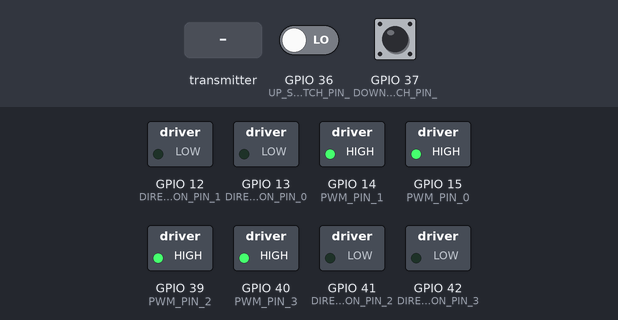
A sketch run on a simulated ESP32. Shown: switched loads named in the sketch (green lamp = pin HIGH). The test bench sets the inputs (shaded band); at power-on: GPIO 37 (DOWN_SWITCH_PIN_) LOW, GPIO 36 (UP_SWITCH_PIN_) LOW.

Above: at 1.2 s.
1.3 s: GPIO 37 (DOWN_SWITCH_PIN_) pulled HIGH for 3.2 s
At 3.9 s:
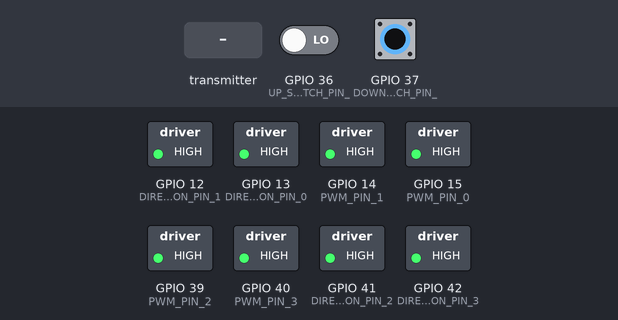
6.0 s: the transmitter starts sending id = 0
9.0 s: GPIO 37 (DOWN_SWITCH_PIN_) pulled HIGH for 3.2 s
At 11.72 s:
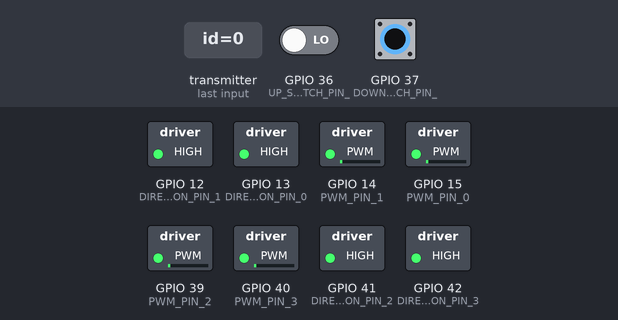
13.7 s: GPIO 36 (UP_SWITCH_PIN_) driven HIGH and GPIO 37 (DOWN_SWITCH_PIN_) driven HIGH
At 16.5 s:
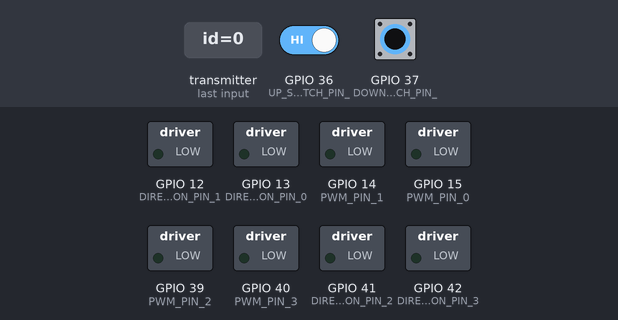
16.7 s: GPIO 36 (UP_SWITCH_PIN_) driven LOW
At 17.82 s:
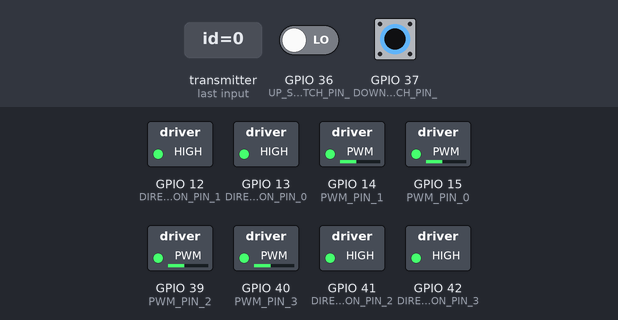
19.7 s: GPIO 37 (DOWN_SWITCH_PIN_) driven LOW
At 21.98 s:
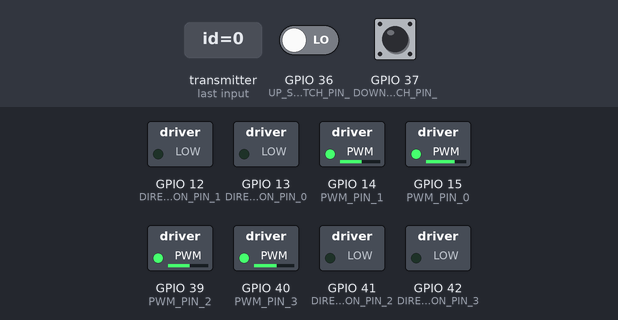
Timing chart, 0 to 23.6 s (numbered marks = the images above; inputs shaded):
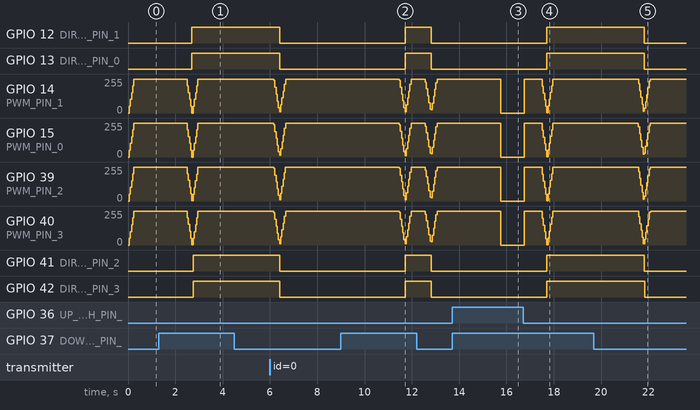

The sketch:

elevate.ino
```cpp
/**
 * @file elevate.ino
 *
 * @brief main code for running elevate system
 *
 * @author Jonathan Lee
 * Contact: jonlee27@seas.upenn.edu
 */
#include <WiFi.h>
#include <esp_now.h>
#include "src/elevate_constants.h"
#include "src/elevate_module.h"
#include "src/button_panel.h"
#include "src/elevate_system.h"

/**
 * Struct for messages from encoder minion
 *
 * id:                         minion ID
 * height:                     module height
 * lower_limit_switch_pressed: whether or not the lower limit switch is pressed
 * upper_limit_switch_pressed: whether or not the upper limit switch is pressed
 */
struct MinionMessage {
  unsigned int id;
  int height;
  bool lower_limit_switch_pressed;
  bool upper_limit_switch_pressed;
};
MinionMessage message;

ElevateModule module_0 = ElevateModule(
  PWM_PIN_0,
  PWM_CHANNEL_0,
  DIRECTION_PIN_0
);
ElevateModule module_1 = ElevateModule(
  PWM_PIN_1,
  PWM_CHANNEL_1,
  DIRECTION_PIN_1
);
ElevateModule module_2 = ElevateModule(
  PWM_PIN_2,
  PWM_CHANNEL_2,
  DIRECTION_PIN_2
);
ElevateModule module_3 = ElevateModule(
  PWM_PIN_3,
  PWM_CHANNEL_3,
  DIRECTION_PIN_3
);

int const NUMBER_OF_MODULES = 4;

ElevateModule modules[NUMBER_OF_MODULES] = {
  module_0,
  module_1,
  module_2,
  module_3
};

ButtonPanel button_panel = ButtonPanel(UP_SWITCH_PIN_, DOWN_SWITCH_PIN_);

ElevateSystem elevate = ElevateSystem(modules, NUMBER_OF_MODULES, &button_panel);

portMUX_TYPE mux = portMUX_INITIALIZER_UNLOCKED;

/**
 * Callback when data is received from minion
 */
void receive_callback(const uint8_t* mac_address, const uint8_t* data, int len) {
  portENTER_CRITICAL_ISR(&mux);
  memcpy(&message, data, sizeof(message));
  modules[message.id].update(
    message.height,
    message.lower_limit_switch_pressed,
    message.upper_limit_switch_pressed
  );
  portEXIT_CRITICAL_ISR(&mux);
}

void setup() {
  WiFi.mode(WIFI_STA);
  WiFi.setSleep(false);
  if (esp_now_init() != ESP_OK) return;
  esp_now_register_recv_cb(receive_callback);
  elevate.setup();
}

void loop() {
  elevate.update();
  elevate.control();
}
```

button_panel.cpp
```cpp
/**
 * @file button_panel.cpp
 *
 * @brief button panel
 *
 * @author Jonathan Lee
 * Contact: jonlee27@seas.upenn.edu
 */
#include "button_panel.h"
#include "elevate_constants.h"
#include "switch_utility.h"
#include <Arduino.h>

/**
 * Button Panel constructor
 *
 * @param up_switch_pin   up switch input pin
 * @param down_switch_pin down switch input pin
 */
ButtonPanel::ButtonPanel(uint8_t up_switch_pin, uint8_t down_switch_pin) :
UP_SWITCH_PIN(up_switch_pin), DOWN_SWITCH_PIN(down_switch_pin) {}

/**
 * Set up button panel
 */
void ButtonPanel::setup() const {
  pinMode(UP_SWITCH_PIN, INPUT);
  pinMode(DOWN_SWITCH_PIN, INPUT);
}

/**
 * Determine if up switch is pressed
 *
 * @return if up switch is pressed
 */
bool ButtonPanel::up_switch_pressed() const {
  static uint8_t switch_state = digitalRead(UP_SWITCH_PIN);
  static uint8_t previous_state = digitalRead(UP_SWITCH_PIN);
  static unsigned long previous_time = millis();
  return switch_pressed(
    UP_SWITCH_PIN,
    USER_INPUT_DELAY_MS,
    switch_state,
    previous_state,
    previous_time
  );
}

/**
 * Determine if down switch is pressed
 *
 * @return if down switch is pressed
 */
bool ButtonPanel::down_switch_pressed() const {
  static uint8_t switch_state = digitalRead(DOWN_SWITCH_PIN);
  static uint8_t previous_state = digitalRead(DOWN_SWITCH_PIN);
  static unsigned long previous_time = millis();
  return switch_pressed(
    DOWN_SWITCH_PIN,
    USER_INPUT_DELAY_MS,
    switch_state,
    previous_state,
    previous_time
  );
}
```

button_panel.h
```cpp
/**
 * @file button_panel.h
 *
 * @brief header file for button panel
 *
 * @author Jonathan Lee
 * Contact: jonlee27@seas.upenn.edu
 */
#ifndef BUTTON_PANEL_H_
#define BUTTON_PANEL_H_

#include <stdint.h>

class ButtonPanel {
  public:
    ButtonPanel(uint8_t up_switch_pin, uint8_t down_switch_pin);
    void setup() const;
    bool up_switch_pressed() const;
    bool down_switch_pressed() const;

  private:
    uint8_t const UP_SWITCH_PIN;
    uint8_t const DOWN_SWITCH_PIN;
};

#endif
```

elevate_constants.h
```cpp
/**
 * @file elevate_constants.h
 *
 * @brief constants for elevate
 *
 * @author Jonathan Lee
 * Contact: jonlee27@seas.upenn.edu
 */
#ifndef ELEVATE_CONSTANTS_H_
#define ELEVATE_CONSTANTS_H_

#include <stdint.h>

// Pin constants
#define PWM_PIN_0       15
#define PWM_CHANNEL_0   0
#define DIRECTION_PIN_0 13

#define PWM_PIN_1       14
#define PWM_CHANNEL_1   1
#define DIRECTION_PIN_1 12

#define PWM_PIN_2       39
#define PWM_CHANNEL_2   2
#define DIRECTION_PIN_2 41

#define PWM_PIN_3       40
#define PWM_CHANNEL_3   3
#define DIRECTION_PIN_3 42

#define UP_SWITCH_PIN_   36
#define DOWN_SWITCH_PIN_ 37

// Switch constants
unsigned long const USER_INPUT_DELAY_MS = 50;

// Elevate module constants
uint32_t const MOTOR_FREQUENCY_ = 10000;
uint8_t const MOTOR_RESOLUTION_BITS_ = 10;
float const KP_ = 1.00;
float const KI_ = 0.00;
float const KD_ = 0.10;
unsigned long const PID_RATE_MS_ = 50;
int const MINIMUM_OUTPUT_ = -(1 << MOTOR_RESOLUTION_BITS_) + 1;
int const MAXIMUM_OUTPUT_ = (1 << MOTOR_RESOLUTION_BITS_) - 1;
long const ERROR_THRESHOLD_ = 250;
float const STOP_SETTLE_TIME = 2000;

// Elevate system constants
int const UNITS_PER_ROTATION = 1 << 12;
float const ROTATIONS_PER_MS_ = 0.001;

#endif
```

elevate_module.cpp
```cpp
/**
 * @file elevate_module.cpp
 *
 * @brief elevate leg module
 *
 * @author Jonathan Lee
 * Contact: jonlee27@seas.upenn.edu
 */
#include "elevate_module.h"
#include "elevate_constants.h"
#include <Arduino.h>

uint32_t const ElevateModule::MOTOR_FREQUENCY = MOTOR_FREQUENCY_;
uint8_t const ElevateModule::MOTOR_RESOLUTION_BITS = MOTOR_RESOLUTION_BITS_;

float const ElevateModule::KP = KP_;
float const ElevateModule::KI = KI_;
float const ElevateModule::KD = KD_;
unsigned long const ElevateModule::PID_RATE_MS = PID_RATE_MS_;
int const ElevateModule::MINIMUM_OUTPUT = MINIMUM_OUTPUT_;
int const ElevateModule::MAXIMUM_OUTPUT = MAXIMUM_OUTPUT_;
long const ElevateModule::ERROR_THRESHOLD = ERROR_THRESHOLD_;

/**
 * Elevate Module constructor
 *
 * @param pwm_pin                pwm pin
 * @param pwm_channel            pwm channel
 * @param direction_pin          direction pin
 */
ElevateModule::ElevateModule(uint8_t pwm_pin, uint8_t pwm_channel, uint8_t direction_pin) :
PWM_PIN(pwm_pin),
PWM_CHANNEL(pwm_channel),
DIRECTION_PIN(direction_pin),
pid_controller(KP, KI, KD, PID_RATE_MS, MINIMUM_OUTPUT, MAXIMUM_OUTPUT) {
  is_setup = false;
  state = STOPPED;
  status = FINE;
  height = 0;
  height_offset = 0;
  lower_limit_switch_pressed = false;
  upper_limit_switch_pressed = false;
}

/**
 * Set up module
 */
void ElevateModule::setup() {
  if (!is_setup) {
    pwm_setup(PWM_CHANNEL, PWM_PIN);
    pinMode(DIRECTION_PIN, OUTPUT);
    is_setup = true;
  }
}

/**
 * Get module state
 *
 * @return module state
 */
ElevateState ElevateModule::get_state() const {
  return state;
}

/**
 * Get module status
 *
 * @return module status
 */
ElevateStatus ElevateModule::get_status() const {
  return status;
}

/**
 * Update module status
 */
void ElevateModule::update_status() {
  if (upper_limit_switch_pressed && lower_limit_switch_pressed) {
    status = MALFUNCTION;
  } else if (upper_limit_switch_pressed) {
    status = UPPER_LIMITED;
  } else if (lower_limit_switch_pressed) {
    status = LOWER_LIMITED;
  } else {
    status = FINE;
  }
}

/**
 * Force stop the module
 */
void ElevateModule::hard_stop() {
  pid_controller.set_mode(OFF);
  set_speed(0);
  state = STOPPED;
}

/**
 * Command the module to smoothly stop
 *
 * @param height height to stop at
 */
void ElevateModule::smooth_stop(long height) {
  static bool first_call = true;
  static unsigned long start_time = millis();
  if (millis() - start_time > 1.05 * STOP_SETTLE_TIME) {
    first_call = true;
  }
  if (first_call) {
    first_call = false;
    start_time = millis();
  }

  if (state == STOPPED) {
    hard_stop();
  } else if (abs(height - (this->height - this->height_offset)) < ERROR_THRESHOLD) {
    hard_stop();
  } else {
    if (millis() - start_time < STOP_SETTLE_TIME) {
      state = STOPPING;
      move(height);
    } else {
      hard_stop();
    }
  }
}

/**
 * Command the module to move
 *
 * @param height height to move to
 */
void ElevateModule::move(long height) {
  pid_controller.set_mode(ON);
  set_speed(pid_controller.control(height, this->height - this->height_offset));
}

/**
 * Update module readings
 *
 * @param height                     new module height from encoder MCU
 * @param lower_limit_switch_pressed whether or not lower limit switch is pressed
 * @param upper_limit_switch_pressed whether or not upper limit switch is pressed
 */
void ElevateModule::update(
    long height,
    bool lower_limit_switch_pressed,
    bool upper_limit_switch_pressed) {
  static unsigned long previous_time = millis();
  unsigned long time_elapsed = millis() - previous_time;
  long height_difference = height - this->height;

  switch (state) {
    case STOPPED:
      previous_time = millis();
      break;
    case STOPPING:
      previous_time = millis();
      break;
    case CALIBRATE:
      previous_time = millis();
      break;
    case MOVING_DOWN:
      if (time_elapsed > 1000) {
        if (height_difference > -(UNITS_PER_ROTATION / 2)) {
          this->height_offset += (time_elapsed / 1000) * UNITS_PER_ROTATION;
        }
      }
      previous_time = millis();
      break;
    case MOVING_UP:
      if (time_elapsed > 1000) {
        if (height_difference < (UNITS_PER_ROTATION / 2)) {
          this->height_offset -= (time_elapsed / 1000) * UNITS_PER_ROTATION;
        }
      }
      previous_time = millis();
      break;
  }

  this->height = height;
  this->lower_limit_switch_pressed = lower_limit_switch_pressed;
  this->upper_limit_switch_pressed = upper_limit_switch_pressed;
}

/**
 * Update the height offset
 */
void ElevateModule::update_offset() {
  height_offset = height;
}

/**
 * Set up the pwm pin of the module
 *
 * @param channel pwm channel
 * @param pin     pwm pin
 */
void ElevateModule::pwm_setup(uint8_t channel, uint8_t pin) const {
  ledcSetup(channel, MOTOR_FREQUENCY, MOTOR_RESOLUTION_BITS);
  ledcAttachPin(pin, channel);
  ledcWrite(channel, 0);
}

/**
 * Set the speed of the module
 *
 * @param speed speed to set the module at
 */
void ElevateModule::set_speed(int speed) {
  if (speed == 0) {
    ledcWrite(PWM_CHANNEL, 0);
    state = STOPPED;
  } else if (speed > 0) {
    if (status == UPPER_LIMITED) {
      ledcWrite(PWM_CHANNEL, 0);
      state = STOPPED;
    } else {
      digitalWrite(DIRECTION_PIN, HIGH);
      ledcWrite(PWM_CHANNEL, speed);
      state = MOVING_UP;
    }
  } else {
    if (status == LOWER_LIMITED) {
      ledcWrite(PWM_CHANNEL, 0);
      state = STOPPED;
    } else {
      digitalWrite(DIRECTION_PIN, LOW);
      ledcWrite(PWM_CHANNEL, -speed);
      state = MOVING_DOWN;
    }
  }
}
```

elevate_module.h
```cpp
/**
 * @file elevate_module.h
 *
 * @brief header file for elevate leg module
 *
 * @author Jonathan Lee
 * Contact: jonlee27@seas.upenn.edu
 */
#ifndef ELEVATE_MODULE_H_
#define ELEVATE_MODULE_H_

#include "elevate_types.h"
#include "pid_controller.h"
#include <stdint.h>

class ElevateModule {
  public:
    ElevateModule(uint8_t pwm_pin, uint8_t pwm_channel, uint8_t direction_pin);
    void setup();
    ElevateState get_state() const;
    ElevateStatus get_status() const;
    void update_status();
    void hard_stop();
    void smooth_stop(long height);
    void move(long height);
    void update(long height, bool lower_limit_switch_pressed, bool upper_limit_switch_pressed);
    void update_offset();

  private:
    static uint32_t const MOTOR_FREQUENCY;
    static uint8_t const MOTOR_RESOLUTION_BITS;

    static float const KP, KI, KD;
    static unsigned long const PID_RATE_MS;
    static int const MINIMUM_OUTPUT, MAXIMUM_OUTPUT;
    static long const ERROR_THRESHOLD;

    uint8_t const PWM_PIN;
    uint8_t const PWM_CHANNEL;
    uint8_t const DIRECTION_PIN;

    bool is_setup;
    ElevateState state;
    ElevateStatus status;
    PIDController pid_controller;
    volatile long height;
    long height_offset;
    volatile bool lower_limit_switch_pressed;
    volatile bool upper_limit_switch_pressed;

    void pwm_setup(uint8_t channel, uint8_t pin) const;
    void set_speed(int speed);
};

#endif
```

elevate_system.cpp
```cpp
/**
 * @file elevate_system.cpp
 *
 * @brief elevate system
 *
 * @author Jonathan Lee
 * Contact: jonlee27@seas.upenn.edu
 */
#include "elevate_system.h"
#include "elevate_constants.h"
#include <Arduino.h>

float const ElevateSystem::ROTATIONS_PER_MS = ROTATIONS_PER_MS_;

/**
 * Elevate System constructor
 *
 * @param modules           pointer to array of modules
 * @param number_of_modules number of modules in system
 * @param button_panel      pointer to button panel
 */
ElevateSystem::ElevateSystem(
    ElevateModule* modules,
    int number_of_modules,
    ButtonPanel* button_panel) :
    MODULES(modules),
    NUMBER_OF_MODULES(number_of_modules),
    BUTTON_PANEL(button_panel) {
  is_setup = false;
  state = STOPPED;
  height = 0.0;
  previous_move_time = micros();
}

/**
 * Set up system
 */
void ElevateSystem::setup() {
  if (!is_setup) {
    BUTTON_PANEL->setup();
    for (int i = 0; i < NUMBER_OF_MODULES; i++) {
      MODULES[i].setup();
    }
    is_setup = true;
  }
}

/**
 * Update the state and status of the system
 */
void ElevateSystem::update() {
  update_module_status();
  update_system_state();
}

/**
 * Control the system based on its state
 */
void ElevateSystem::control() {
  switch (state) {
    case CALIBRATE:
      calibrate();
      break;
    case STOPPED:
      hard_stop();
      break;
    case STOPPING:
      smooth_stop();
      break;
    case MOVING_UP:
      move_up();
      break;
    case MOVING_DOWN:
      move_down();
      break;
  }
}

/**
 * Get the status of the system
 *
 * @return system status
 */
ElevateStatus ElevateSystem::get_status() const {
  if (is_module_status(MALFUNCTION)) {
    return MALFUNCTION;
  }
  if (is_module_status(LOWER_LIMITED)) {
    return LOWER_LIMITED;
  }
  if (is_module_status(UPPER_LIMITED)) {
    return UPPER_LIMITED;
  }
  return FINE;
}

/**
 * Determine if the system modules have a given status
 *
 * @param status given status
 *
 * @return if the system modules have a given status
 */
bool ElevateSystem::is_module_status(ElevateStatus status) const {
  for (int i = 0; i < NUMBER_OF_MODULES; i++) {
    if (MODULES[i].get_status() == status) return true;
  }
  return false;
}

/**
 * Set the state of the system
 *
 * @param state given state
 */
void ElevateSystem::set_state(ElevateState state) {
  ElevateState current_state = this->state;
  ElevateStatus current_status = get_status();
  switch (state) {
    case CALIBRATE:
      this->state = state;
      if (current_state != CALIBRATE) previous_move_time = micros();
      break;
    case STOPPED:
      this->state = state;
      break;
    case STOPPING:
      this->state = (current_state == STOPPED) ? STOPPED : STOPPING;
      break;
    case MOVING_UP:
      if (current_status == MALFUNCTION || current_status == UPPER_LIMITED) {
        this->state = STOPPED;
      } else {
        this->state = MOVING_UP;
      }
      if (current_state != MOVING_UP) previous_move_time = micros();
      break;
    case MOVING_DOWN:
      if (current_status == MALFUNCTION || current_status == LOWER_LIMITED) {
        this->state = STOPPED;
      } else {
        this->state = MOVING_DOWN;
      }
      if (current_state != MOVING_DOWN) previous_move_time = micros();
      break;
  }
}

/**
 * Update the status of all modules in the system
 */
void ElevateSystem::update_module_status() {
  for (int i = 0; i < NUMBER_OF_MODULES; i++) {
    MODULES[i].update_status();
  }
}

/**
 * Update the state of the system based on button panel input
 */
void ElevateSystem::update_system_state() {
  if (BUTTON_PANEL->up_switch_pressed() && BUTTON_PANEL->down_switch_pressed()) {
    set_state(CALIBRATE);
  } else if (BUTTON_PANEL->up_switch_pressed()) {
    set_state(MOVING_UP);
  } else if (BUTTON_PANEL->down_switch_pressed()) {
    set_state(MOVING_DOWN);
  } else {
    set_state(STOPPING);
  }
}

/**
 * Calibrate the system
 */
void ElevateSystem::calibrate() {
  bool is_level = true;
  for (int i = 0; i < NUMBER_OF_MODULES; i++) {
    if (MODULES[i].get_status() == LOWER_LIMITED) {
      MODULES[i].hard_stop();
      MODULES[i].update_offset();
    } else {
      is_level = false;
      unsigned long current_time = micros();
      height -= UNITS_PER_ROTATION * ROTATIONS_PER_MS * (current_time - previous_move_time) * 1e-3;
      previous_move_time = current_time;
      MODULES[i].move((long) height);
    }
  }

  if (is_level) {
    height = 0.0;
    set_state(STOPPED);
  }
}

/**
 * Force stop the system
 */
void ElevateSystem::hard_stop() {
  for (int i = 0; i < NUMBER_OF_MODULES; i++) {
    MODULES[i].hard_stop();
  }
}

/**
 * Command the system to smoothly stop
 */
void ElevateSystem::smooth_stop() {
  for (int i = 0; i < NUMBER_OF_MODULES; i++) {
    MODULES[i].smooth_stop((long) height);
  }
  for (int i = 0; i < NUMBER_OF_MODULES; i++) {
    if (MODULES[i].get_state() != STOPPED) return;
  }
  state = STOPPED;
}

/**
 * Command the system to move
 */
void ElevateSystem::move() {
  for (int i = 0; i < NUMBER_OF_MODULES; i++) {
    MODULES[i].move((long) height);
  }
}

/**
 * Command the system to move up
 */
void ElevateSystem::move_up() {
  unsigned long current_time = micros();
  height += UNITS_PER_ROTATION * ROTATIONS_PER_MS * (current_time - previous_move_time) * 1e-3;
  previous_move_time = current_time;
  move();
}

/**
 * Command the system to move down
 */
void ElevateSystem::move_down() {
  unsigned long current_time = micros();
  height -= UNITS_PER_ROTATION * ROTATIONS_PER_MS * (current_time - previous_move_time) * 1e-3;
  previous_move_time = current_time;
  move();
}
```

Source omitted: elevate_system.h (1055 bytes), elevate_types.h (751 bytes), pid_controller.cpp (2257 bytes), pid_controller.h (886 bytes), switch_utility.cpp (1063 bytes), switch_utility.h (414 bytes)

Measured:
- after the input at 1.3 s, GPIO 12 (DIRECTION_PIN_1), GPIO 13 (DIRECTION_PIN_0): LOW → HIGH after 1.4 s; GPIO 41 (DIRECTION_PIN_2), GPIO 42 (DIRECTION_PIN_3): LOW → HIGH after 1.5 s
- after the input at 9.0 s, GPIO 12 (DIRECTION_PIN_1), GPIO 13 (DIRECTION_PIN_0), GPIO 41 (DIRECTION_PIN_2), GPIO 42 (DIRECTION_PIN_3): LOW → HIGH after 2.7 s, → LOW 1.1 s later
- after the input at 13.7 s, GPIO 14 (PWM_PIN_1), GPIO 15 (PWM_PIN_0), GPIO 39 (PWM_PIN_2), GPIO 40 (PWM_PIN_3): 255/255 → 0/255 after 2.1 s
- after the input at 16.7 s, GPIO 12 (DIRECTION_PIN_1), GPIO 13 (DIRECTION_PIN_0), GPIO 41 (DIRECTION_PIN_2), GPIO 42 (DIRECTION_PIN_3): LOW → HIGH after 1.0 s
- after the input at 19.7 s, GPIO 12 (DIRECTION_PIN_1), GPIO 13 (DIRECTION_PIN_0), GPIO 41 (DIRECTION_PIN_2), GPIO 42 (DIRECTION_PIN_3): HIGH → LOW after 2.1 s
